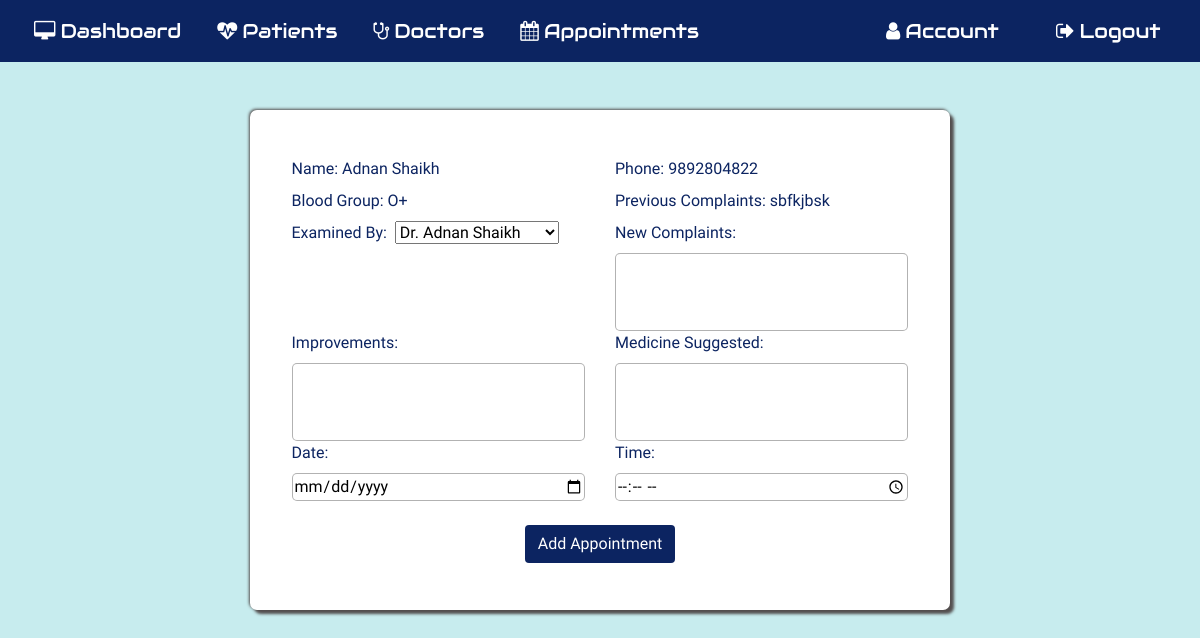
Screenshot of /addappointment/2 (signed in) with the database file from the repository.
### application/routes.py (models this page shows, shortened)
class Patient(db.Model):
  __tablename__ = 'Patient'
  id = db.Column(db.Integer, primary_key=True)
  pname = db.Column(db.String(20))
  age= db.Column(db.String(20))
  phone=db.Column(db.String(20))
  gender=db.Column(db.String(10))
  bgroup=db.Column(db.String(5))
  state=db.Column(db.String(15))
  address=db.Column(db.String(100))
  mstatus=db.Column(db.String(10))
  complaint=db.Column(db.String(5000))
  improvement=db.Column(db.String(5000))
  medicine_suggested=db.Column(db.String(5000))
  pat_image = db.Column(db.String(20), nullable=False, default='default.jpg')

### application/routes.py (the view, shortened to what this page needs)
@app.route('/addappointment/<id>',methods=['POST','GET'])
def addappointment(id):
  if 'username' in session:
    addapp = Patient.query.filter_by(id=id).first()
    docdetail= Doctor.query.all()
  return render_template('addappointment.html',addapp=addapp, docdetail=docdetail)

### application/templates/addappointment.html
{% extends 'layout.html' %}{% include 'includes/nav.html' %} {% block content%}
<section id="addapp">
  <div class="addapp-container mt-5">
    <form action="" method="POST">
      <div class="row">
        <div class="col-6">
          <label for="">Name:&nbsp;{{ addapp.pname }}</label>
        </div>
        <div class="col-6">
          <label for="">Phone:&nbsp;{{addapp.phone}}</label>
        </div>
      </div>
      <div class="row">
        <div class="col-6">
          <label for="">Blood Group:&nbsp;{{ addapp.bgroup }}</label>
        </div>
        <div class="col-6">
          <label for="">Previous Complaints:&nbsp;{{addapp.complaint}}</label>
        </div>
      </div>
      <div class="row">
        <div class="col-6">
          <label for="examinedby">Examined By:&nbsp;</label>
          <select name="examinedby" id="examinedby">
            {% for i in docdetail %}
            <option value="{{ i.dname }}">{{ i.dname }}</option>
            {% endfor %}
          </select>
        </div>
        <div class="col-6">
          <label for="complaint">New Complaints:&nbsp;</label>
          <textarea name="complaint" id="" cols="15" rows="3"></textarea>
        </div>
      </div>
      <div class="row">
        <div class="col-6">
          <label for="improvements">Improvements:&nbsp;</label>
          <textarea name="improvements" id="" cols="15" rows="3"></textarea>
        </div>
        <div class="col-6">
          <label for="medicine_suggested">Medicine Suggested:&nbsp;</label>
          <textarea
            name="medicine_suggested"
            id=""
            cols="15"
            rows="3"
          ></textarea>
        </div>
      </div>
      <div class="row">
        <div class="col-6">
          <label for="date">Date:&nbsp;</label>
          <input name="date" type="date" />
        </div>
        <div class="col-6">
          <label for="time">Time:&nbsp;</label>
          <input name="time" type="time" />
        </div>
      </div>
      <div class="row mt-4 justify-content-center">
        <button class="btn addapp-btn" type="submit">Add Appointment</button>
      </div>
    </form>
  </div>
</section>
{% endblock content%}

### application/static/main.css (style rules this page uses)
body { background: #c7ecee; width: 100vw; background-size: cover; background-position: center; font-family: "Dosis", sans-serif; }

### application/static/patrcd.css (style rules this page uses)
body { counter-reset: Serial; }

### application/static/appointment.css (style rules this page uses)
#addapp { display: flex; flex-direction: column; justify-content: center; align-items: center; }
.addapp-btn { background: #0c2461; color: white; }
.addapp-container { display: flex; align-items: center; justify-content: center; width: 700px; height: 500px; background: white; border-radius: 7px; box-shadow: 4px 4px 3px rgb(83, 78, 78), -1px -1px 3px rgb(83, 78, 78); }

### application/static/commonstyle.css (style rules this page uses)
label { color: #0c2461; }
textarea { vertical-align: top; width: 100%; border: 1px solid rgba(0, 0, 0, 0.3); border-radius: 5px; resize: none; }
input { width: 100%; border: 1px solid rgba(0, 0, 0, 0.3); border-radius: 5px; }

### rows the page displays
Patient: pname "Adnan Shaikh", phone "9892804822", bgroup "O+", complaint "sbfkjbsk"

### other values shown
form field examinedby "Dr. Adnan Shaikh"
